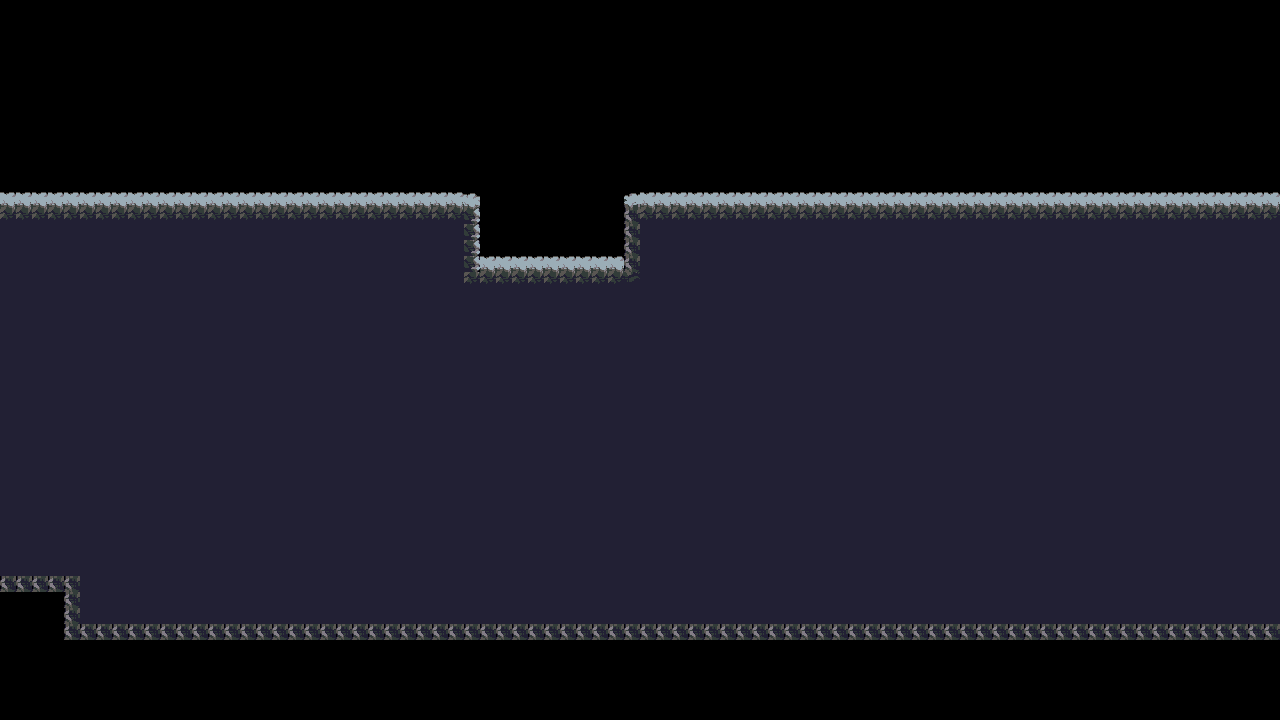

Below is a game level as drawn by its tile map, then a one-line description and the .tmx that defines it (tile-layer data replaced by summaries):
An orthogonal 80x45 tile map with 16x16 px tiles, 1 tile layer (platform).

<map version="1.0" tiledversion="1.0.1" orientation="orthogonal" renderorder="right-down" width="80" height="45" tilewidth="16" tileheight="16" nextobjectid="1">
 <tileset firstgid="1" name="cave_tiles_platform" tilewidth="16" tileheight="16" tilecount="825" columns="33">
  <image source="cave_tiles_platform.png" width="531" height="411" />
 </tileset>
 <layer name="platform" width="80" height="45">
  <data>[3600 cells, 2192 non-empty, 31 distinct tile ids]</data>
 </layer>
</map>
